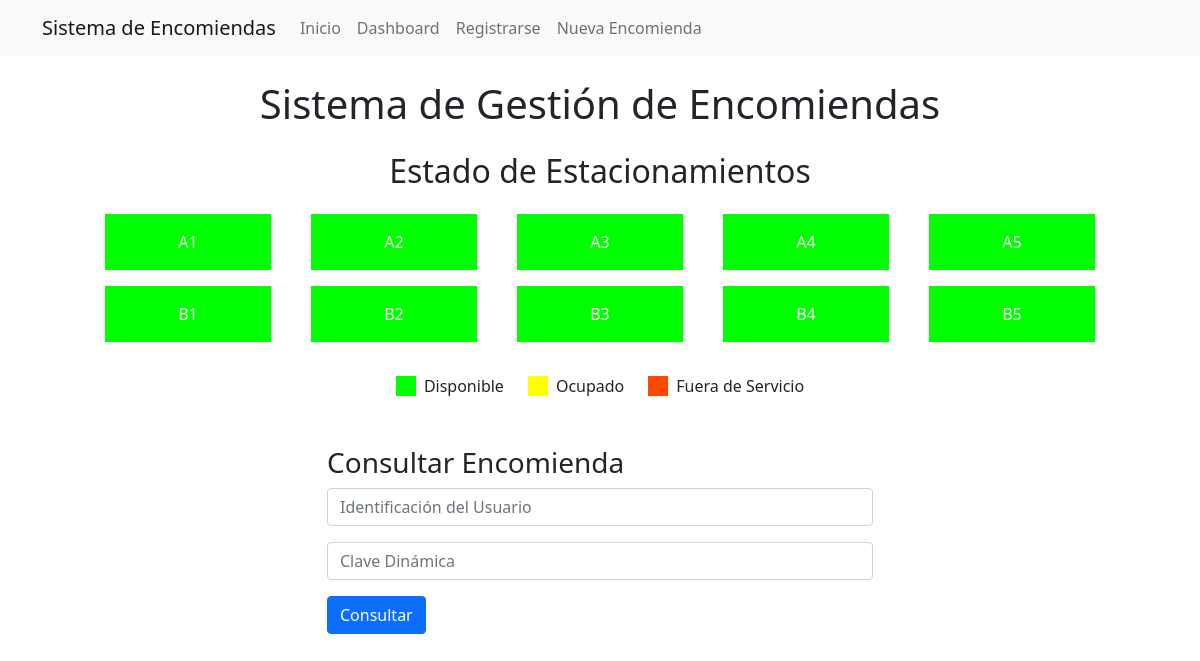
Before: / with the older database file.
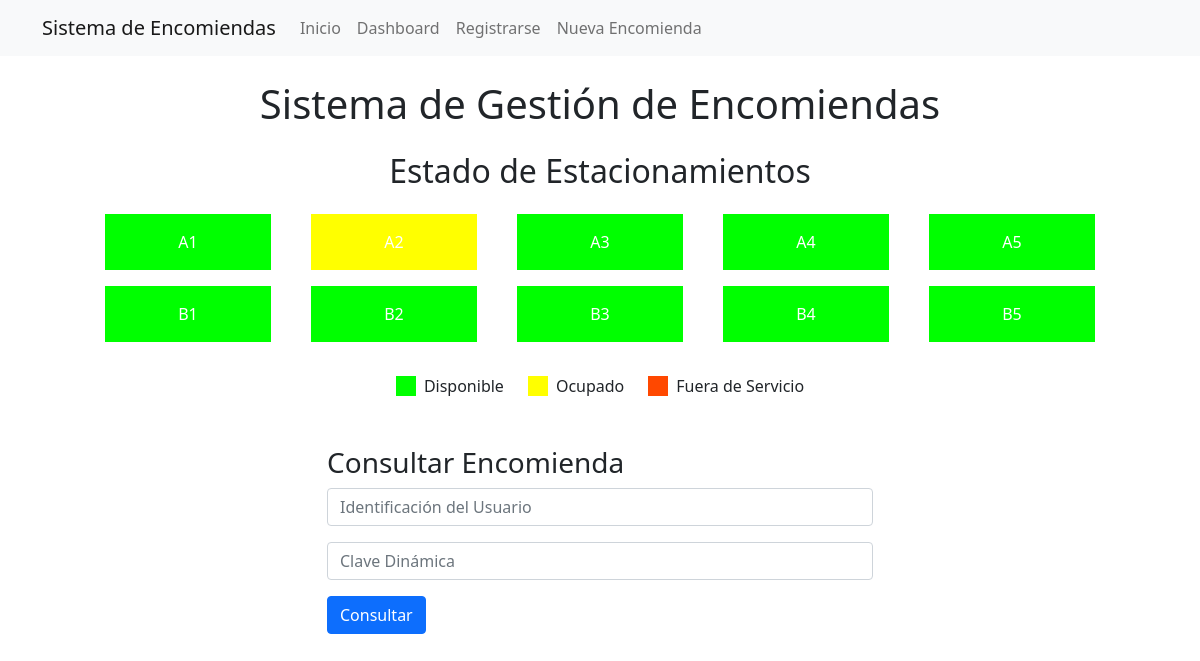
After: the same page with the newer database file.
### app.py (the view)
@app.route('/')
def index():
    conn = get_db_connection()
    estacionamientos = conn.execute('SELECT * FROM garajes').fetchall()
    conn.close()
    return render_template('index.html', estacionamientos=estacionamientos)

### app.py (called while the page is built)
def get_db_connection():
    conn = sqlite3.connect('database.db')
    conn.row_factory = sqlite3.Row
    return conn

### templates/index.html (shortened to what this page needs)
{% extends "base.html" %}
{% block content %}
<h1 class="text-center mb-4">Sistema de Gestión de Encomiendas</h1>
<h2 class="text-center mb-3">Estado de Estacionamientos</h2>
<div id="estacionamientos" class="row justify-content-center mb-4">
    {% for estacionamiento in estacionamientos %}
    <div class="col-2 m-2">
        <div class="estacionamiento {{ estacionamiento.estado }} p-3 text-center text-white">
            {{ estacionamiento.id }}
        </div>
    </div>
    {% endfor %}
</div>
<div class="row justify-content-center mb-5">
    <div class="col-auto">
        <div class="d-flex align-items-center">
            <div class="estacionamiento disponible me-2" style="width: 20px; height: 20px;"></div>
            <span>Disponible</span>
        </div>
    </div>
    <div class="col-auto">
        <div class="d-flex align-items-center">
            <div class="estacionamiento ocupado me-2" style="width: 20px; height: 20px;"></div>
            <span>Ocupado</span>
        </div>
    </div>
    <div class="col-auto">
        <div class="d-flex align-items-center">
            <div class="estacionamiento fuera-de-servicio me-2" style="width: 20px; height: 20px;"></div>
            <span>Fuera de Servicio</span>
        </div>
    </div>
</div>
<div class="row mb-4">
    <div class="col-md-6 offset-md-3">
        <h3>Consultar Encomienda</h3>
        <form id="consultaForm">
            <div class="mb-3">
                <input type="text" class="form-control" name="identificacion" placeholder="Identificación del Usuario" required>
            </div>
            <div class="mb-3">
                <input type="text" class="form-control" name="clave_dinamica" placeholder="Clave Dinámica" required>
            </div>
            <button type="submit" class="btn btn-primary">Consultar</button>
        </form>
    </div>
</div>
{% endblock %}

Changed rows visible on the page:
changed garajes "A2": estado "disponible" → "ocupado" (drawn)
